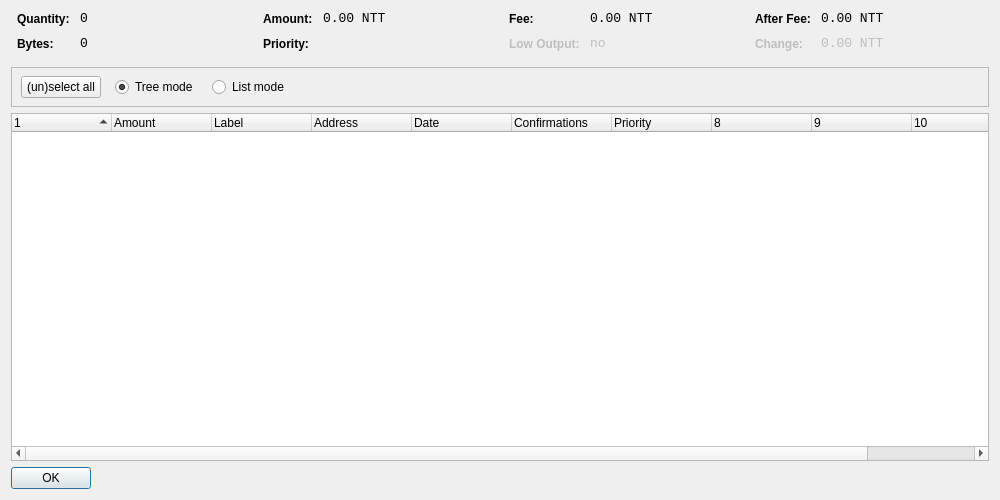
<?xml version="1.0" encoding="UTF-8"?>
<ui version="4.0">
 <class>CoinControlDialog</class>
 <widget class="QDialog" name="CoinControlDialog">
  <property name="geometry">
   <rect>
    <x>0</x>
    <y>0</y>
    <width>1000</width>
    <height>500</height>
   </rect>
  </property>
  <property name="windowTitle">
   <string>Coin Control</string>
  </property>
  <layout class="QVBoxLayout" name="verticalLayout">
   <item>
    <layout class="QHBoxLayout" name="horizontalLayoutTop" stretch="0,0,0,0">
     <property name="topMargin">
      <number>0</number>
     </property>
     <property name="bottomMargin">
      <number>10</number>
     </property>
     <item>
      <layout class="QFormLayout" name="formLayoutCoinControl1">
       <property name="horizontalSpacing">
        <number>10</number>
       </property>
       <property name="verticalSpacing">
        <number>10</number>
       </property>
       <property name="leftMargin">
        <number>6</number>
       </property>
       <property name="rightMargin">
        <number>6</number>
       </property>
       <item row="0" column="0">
        <widget class="QLabel" name="labelCoinControlQuantityText">
         <property name="styleSheet">
          <string notr="true">font-weight:bold;</string>
         </property>
         <property name="text">
          <string>Quantity:</string>
         </property>
        </widget>
       </item>
       <item row="0" column="1">
        <widget class="QLabel" name="labelCoinControlQuantity">
         <property name="font">
          <font>
           <family>Monospace</family>
           <pointsize>10</pointsize>
          </font>
         </property>
         <property name="cursor">
          <cursorShape>IBeamCursor</cursorShape>
         </property>
         <property name="contextMenuPolicy">
          <enum>Qt::ActionsContextMenu</enum>
         </property>
         <property name="text">
          <string>0</string>
         </property>
         <property name="textInteractionFlags">
          <set>Qt::LinksAccessibleByMouse|Qt::TextSelectableByKeyboard|Qt::TextSelectableByMouse</set>
         </property>
        </widget>
       </item>
       <item row="1" column="0">
        <widget class="QLabel" name="labelCoinControlBytesText">
         <property name="styleSheet">
          <string notr="true">font-weight:bold;</string>
         </property>
         <property name="text">
          <string>Bytes:</string>
         </property>
        </widget>
       </item>
       <item row="1" column="1">
        <widget class="QLabel" name="labelCoinControlBytes">
         <property name="font">
          <font>
           <family>Monospace</family>
           <pointsize>10</pointsize>
          </font>
         </property>
         <property name="cursor">
          <cursorShape>IBeamCursor</cursorShape>
         </property>
         <property name="contextMenuPolicy">
          <enum>Qt::ActionsContextMenu</enum>
         </property>
         <property name="text">
          <string>0</string>
         </property>
         <property name="textInteractionFlags">
          <set>Qt::LinksAccessibleByMouse|Qt::TextSelectableByKeyboard|Qt::TextSelectableByMouse</set>
         </property>
        </widget>
       </item>
      </layout>
     </item>
     <item>
      <layout class="QFormLayout" name="formLayoutCoinControl2">
       <property name="horizontalSpacing">
        <number>10</number>
       </property>
       <property name="verticalSpacing">
        <number>10</number>
       </property>
       <property name="leftMargin">
        <number>6</number>
       </property>
       <property name="rightMargin">
        <number>6</number>
       </property>
       <item row="0" column="0">
        <widget class="QLabel" name="labelCoinControlAmountText">
         <property name="styleSheet">
          <string notr="true">font-weight:bold;</string>
         </property>
         <property name="text">
          <string>Amount:</string>
         </property>
        </widget>
       </item>
       <item row="0" column="1">
        <widget class="QLabel" name="labelCoinControlAmount">
         <property name="font">
          <font>
           <family>Monospace</family>
           <pointsize>10</pointsize>
          </font>
         </property>
         <property name="cursor">
          <cursorShape>IBeamCursor</cursorShape>
         </property>
         <property name="contextMenuPolicy">
          <enum>Qt::ActionsContextMenu</enum>
         </property>
         <property name="text">
          <string>0.00 NTT</string>
         </property>
         <property name="textInteractionFlags">
          <set>Qt::LinksAccessibleByMouse|Qt::TextSelectableByKeyboard|Qt::TextSelectableByMouse</set>
         </property>
        </widget>
       </item>
       <item row="1" column="0">
        <widget class="QLabel" name="labelCoinControlPriorityText">
         <property name="styleSheet">
          <string notr="true">font-weight:bold;</string>
         </property>
         <property name="text">
          <string>Priority:</string>
         </property>
        </widget>
       </item>
       <item row="1" column="1">
        <widget class="QLabel" name="labelCoinControlPriority">
         <property name="font">
          <font>
           <family>Monospace</family>
           <pointsize>10</pointsize>
          </font>
         </property>
         <property name="cursor">
          <cursorShape>IBeamCursor</cursorShape>
         </property>
         <property name="contextMenuPolicy">
          <enum>Qt::ActionsContextMenu</enum>
         </property>
         <property name="text">
          <string/>
         </property>
         <property name="textInteractionFlags">
          <set>Qt::LinksAccessibleByMouse|Qt::TextSelectableByKeyboard|Qt::TextSelectableByMouse</set>
         </property>
        </widget>
       </item>
      </layout>
     </item>
     <item>
      <layout class="QFormLayout" name="formLayoutCoinControl3">
       <property name="horizontalSpacing">
        <number>10</number>
       </property>
       <property name="verticalSpacing">
        <number>10</number>
       </property>
       <property name="leftMargin">
        <number>6</number>
       </property>
       <property name="rightMargin">
        <number>6</number>
       </property>
       <item row="0" column="0">
        <widget class="QLabel" name="labelCoinControlFeeText">
         <property name="styleSheet">
          <string notr="true">font-weight:bold;</string>
         </property>
         <property name="text">
          <string>Fee:</string>
         </property>
        </widget>
       </item>
       <item row="0" column="1">
        <widget class="QLabel" name="labelCoinControlFee">
         <property name="font">
          <font>
           <family>Monospace</family>
           <pointsize>10</pointsize>
          </font>
         </property>
         <property name="cursor">
          <cursorShape>IBeamCursor</cursorShape>
         </property>
         <property name="contextMenuPolicy">
          <enum>Qt::ActionsContextMenu</enum>
         </property>
         <property name="text">
          <string>0.00 NTT</string>
         </property>
         <property name="textInteractionFlags">
          <set>Qt::LinksAccessibleByMouse|Qt::TextSelectableByKeyboard|Qt::TextSelectableByMouse</set>
         </property>
        </widget>
       </item>
       <item row="1" column="0">
        <widget class="QLabel" name="labelCoinControlLowOutputText">
         <property name="enabled">
          <bool>false</bool>
         </property>
         <property name="styleSheet">
          <string notr="true">font-weight:bold;</string>
         </property>
         <property name="text">
          <string>Low Output:</string>
         </property>
        </widget>
       </item>
       <item row="1" column="1">
        <widget class="QLabel" name="labelCoinControlLowOutput">
         <property name="enabled">
          <bool>false</bool>
         </property>
         <property name="font">
          <font>
           <family>Monospace</family>
           <pointsize>10</pointsize>
          </font>
         </property>
         <property name="cursor">
          <cursorShape>IBeamCursor</cursorShape>
         </property>
         <property name="contextMenuPolicy">
          <enum>Qt::ActionsContextMenu</enum>
         </property>
         <property name="text">
          <string>no</string>
         </property>
         <property name="textInteractionFlags">
          <set>Qt::LinksAccessibleByMouse|Qt::TextSelectableByKeyboard|Qt::TextSelectableByMouse</set>
         </property>
        </widget>
       </item>
      </layout>
     </item>
     <item>
      <layout class="QFormLayout" name="formLayoutCoinControl4">
       <property name="horizontalSpacing">
        <number>10</number>
       </property>
       <property name="verticalSpacing">
        <number>10</number>
       </property>
       <property name="leftMargin">
        <number>6</number>
       </property>
       <property name="rightMargin">
        <number>6</number>
       </property>
       <item row="0" column="0">
        <widget class="QLabel" name="labelCoinControlAfterFeeText">
         <property name="styleSheet">
          <string notr="true">font-weight:bold;</string>
         </property>
         <property name="text">
          <string>After Fee:</string>
         </property>
        </widget>
       </item>
       <item row="0" column="1">
        <widget class="QLabel" name="labelCoinControlAfterFee">
         <property name="font">
          <font>
           <family>Monospace</family>
           <pointsize>10</pointsize>
          </font>
         </property>
         <property name="cursor">
          <cursorShape>IBeamCursor</cursorShape>
         </property>
         <property name="contextMenuPolicy">
          <enum>Qt::ActionsContextMenu</enum>
         </property>
         <property name="text">
          <string>0.00 NTT</string>
         </property>
         <property name="textInteractionFlags">
          <set>Qt::LinksAccessibleByMouse|Qt::TextSelectableByKeyboard|Qt::TextSelectableByMouse</set>
         </property>
        </widget>
       </item>
       <item row="1" column="0">
        <widget class="QLabel" name="labelCoinControlChangeText">
         <property name="enabled">
          <bool>false</bool>
         </property>
         <property name="styleSheet">
          <string notr="true">font-weight:bold;</string>
         </property>
         <property name="text">
          <string>Change:</string>
         </property>
        </widget>
       </item>
       <item row="1" column="1">
        <widget class="QLabel" name="labelCoinControlChange">
         <property name="enabled">
          <bool>false</bool>
         </property>
         <property name="font">
          <font>
           <family>Monospace</family>
           <pointsize>10</pointsize>
          </font>
         </property>
         <property name="cursor">
          <cursorShape>IBeamCursor</cursorShape>
         </property>
         <property name="contextMenuPolicy">
          <enum>Qt::ActionsContextMenu</enum>
         </property>
         <property name="text">
          <string>0.00 NTT</string>
         </property>
         <property name="textInteractionFlags">
          <set>Qt::LinksAccessibleByMouse|Qt::TextSelectableByKeyboard|Qt::TextSelectableByMouse</set>
         </property>
        </widget>
       </item>
      </layout>
     </item>
    </layout>
   </item>
   <item>
    <widget class="QFrame" name="frame">
     <property name="minimumSize">
      <size>
       <width>0</width>
       <height>40</height>
      </size>
     </property>
     <property name="frameShape">
      <enum>QFrame::StyledPanel</enum>
     </property>
     <property name="frameShadow">
      <enum>QFrame::Sunken</enum>
     </property>
     <widget class="QWidget" name="horizontalLayoutWidget">
      <property name="geometry">
       <rect>
        <x>10</x>
        <y>0</y>
        <width>781</width>
        <height>41</height>
       </rect>
      </property>
      <layout class="QHBoxLayout" name="horizontalLayoutPanel" stretch="0,0,0,0,0">
       <property name="spacing">
        <number>14</number>
       </property>
       <item>
        <widget class="QPushButton" name="pushButtonSelectAll">
         <property name="sizePolicy">
          <sizepolicy hsizetype="Maximum" vsizetype="Fixed">
           <horstretch>0</horstretch>
           <verstretch>0</verstretch>
          </sizepolicy>
         </property>
         <property name="text">
          <string>(un)select all</string>
         </property>
        </widget>
       </item>
       <item>
        <widget class="QRadioButton" name="radioTreeMode">
         <property name="sizePolicy">
          <sizepolicy hsizetype="Maximum" vsizetype="Fixed">
           <horstretch>0</horstretch>
           <verstretch>0</verstretch>
          </sizepolicy>
         </property>
         <property name="text">
          <string>Tree mode</string>
         </property>
         <property name="checked">
          <bool>true</bool>
         </property>
        </widget>
       </item>
       <item>
        <widget class="QRadioButton" name="radioListMode">
         <property name="sizePolicy">
          <sizepolicy hsizetype="Maximum" vsizetype="Fixed">
           <horstretch>0</horstretch>
           <verstretch>0</verstretch>
          </sizepolicy>
         </property>
         <property name="text">
          <string>List mode</string>
         </property>
        </widget>
       </item>
       <item>
        <spacer name="horizontalSpacer">
         <property name="orientation">
          <enum>Qt::Horizontal</enum>
         </property>
         <property name="sizeHint" stdset="0">
          <size>
           <width>40</width>
           <height>20</height>
          </size>
         </property>
        </spacer>
       </item>
      </layout>
     </widget>
    </widget>
   </item>
   <item>
    <widget class="CoinControlTreeWidget" name="treeWidget">
     <property name="contextMenuPolicy">
      <enum>Qt::CustomContextMenu</enum>
     </property>
     <property name="sortingEnabled">
      <bool>false</bool>
     </property>
     <property name="columnCount">
      <number>11</number>
     </property>
     <attribute name="headerShowSortIndicator" stdset="0">
      <bool>true</bool>
     </attribute>
     <attribute name="headerStretchLastSection">
      <bool>false</bool>
     </attribute>
     <column>
      <property name="text">
       <string/>
      </property>
     </column>
     <column>
      <property name="text">
       <string>Amount</string>
      </property>
     </column>
     <column>
      <property name="text">
       <string>Label</string>
      </property>
     </column>
     <column>
      <property name="text">
       <string>Address</string>
      </property>
     </column>
     <column>
      <property name="text">
       <string>Date</string>
      </property>
     </column>
     <column>
      <property name="text">
       <string>Confirmations</string>
      </property>
      <property name="toolTip">
       <string>Confirmed</string>
      </property>
     </column>
     <column>
      <property name="text">
       <string>Priority</string>
      </property>
     </column>
     <column>
      <property name="text">
       <string/>
      </property>
     </column>
     <column>
      <property name="text">
       <string/>
      </property>
     </column>
     <column>
      <property name="text">
       <string/>
      </property>
     </column>
     <column>
      <property name="text">
       <string/>
      </property>
     </column>
    </widget>
   </item>
   <item>
    <widget class="QDialogButtonBox" name="buttonBox">
     <property name="sizePolicy">
      <sizepolicy hsizetype="Maximum" vsizetype="Fixed">
       <horstretch>0</horstretch>
       <verstretch>0</verstretch>
      </sizepolicy>
     </property>
     <property name="orientation">
      <enum>Qt::Horizontal</enum>
     </property>
     <property name="standardButtons">
      <set>QDialogButtonBox::Ok</set>
     </property>
    </widget>
   </item>
  </layout>
 </widget>
 <customwidgets>
  <customwidget>
   <class>CoinControlTreeWidget</class>
   <extends>QTreeWidget</extends>
   <header>coincontroltreewidget.h</header>
  </customwidget>
 </customwidgets>
 <resources/>
 <connections/>
</ui>
